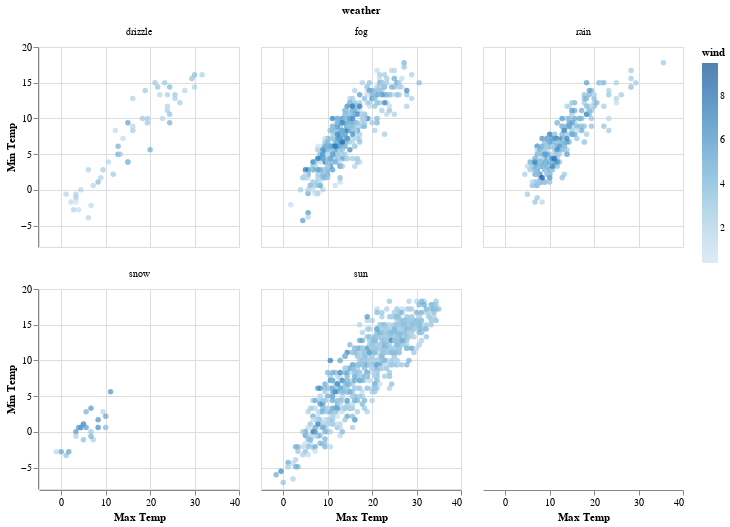

This figure's notebook cell:
### Markdown cell above
##### Question 3 (10 points)

Create a facet figure in Altair with 2 row and 3 columns. For each panel in the facet figure, it shows a scatter plot between the max and min temperature for one type of weather. Use the wind speed to color the points. Also add interaction to show the max and min temperature and wind speed for each data point. Include necessary title and labels.

### Code cell
alt.Chart(weather).mark_circle().encode(
    alt.Y("temp_min", title='Min Temp'),
    alt.X("temp_max", title='Max Temp'),
    alt.Color("wind"),
    alt.Tooltip(['temp_min', 'temp_max', 'wind'])
).properties(
    title = 'Max Temp vs Min Temp for Weather Type',
    height = 200,
    width = 200
).facet(
    facet = 'weather',
    columns = 3
)

### Figure 1 — Vega-Lite specification as saved in the notebook (floating-point values rounded to 4 significant figures; data arrays with more than 128 entries replaced by an {"elided": "..."} marker saying what was removed)
{"config": {"view": {"continuousWidth": 300, "continuousHeight": 300}}, "data": {"name": "data-830c39fec90146253fb06a06c26374ef"}, "facet": {"field": "weather", "type": "nominal"}, "spec": {"mark": {"type": "circle"}, "encoding": {"color": {"field": "wind", "type": "quantitative"}, "tooltip": [{"field": "temp_min", "type": "quantitative"}, {"field": "temp_max", "type": "quantitative"}, {"field": "wind", "type": "quantitative"}], "x": {"field": "temp_max", "title": "Max Temp", "type": "quantitative"}, "y": {"field": "temp_min", "title": "Min Temp", "type": "quantitative"}}, "height": 200, "title": "Max Temp vs Min Temp for Weather Type", "width": 200}, "columns": 3, "$schema": "https://vega.github.io/schema/vega-lite/v5.8.0.json", "datasets": {"data-830c39fec90146253fb06a06c26374ef": {"elided": "1461 records"}}}
